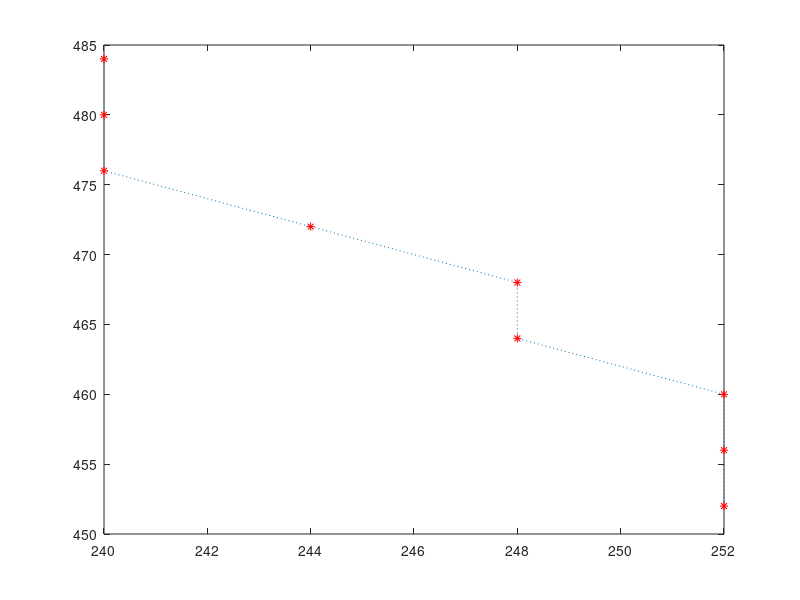

Recreate this plot in MATLAB. (Note: this script raises an error after producing the figure.)
clc;close all;clear;

points = [113, 114, 115, 116, 117, 118, 119, 120, 121; ...
          63,  63,  63,  62,  62,  61,  60,  60,  60];

plot(points(2,:)*4,points(1,:)*4, ':') 
hold on;
plot(points(2,:)*4,points(1,:)*4, 'r*') 
values = spcrv(points,4)*4; 
plot(values(2,:),values(1,:));